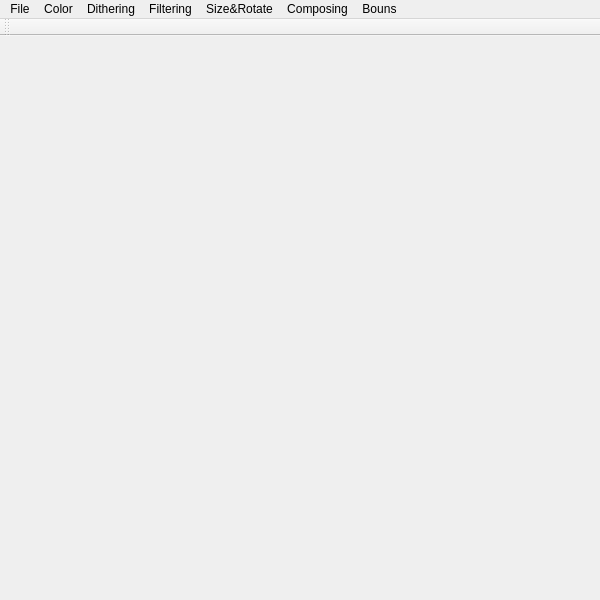
<?xml version="1.0" encoding="UTF-8"?>
<ui version="4.0">
 <class>Qt_Opengl_FrameworkClass</class>
 <widget class="QMainWindow" name="Qt_Opengl_FrameworkClass">
  <property name="geometry">
   <rect>
    <x>0</x>
    <y>0</y>
    <width>600</width>
    <height>600</height>
   </rect>
  </property>
  <property name="windowTitle">
   <string>Qt_Opengl_Framework</string>
  </property>
  <widget class="QWidget" name="centralWidget">
   <widget class="QLabel" name="label">
    <property name="geometry">
     <rect>
      <x>10</x>
      <y>10</y>
      <width>581</width>
      <height>541</height>
     </rect>
    </property>
    <property name="text">
     <string/>
    </property>
   </widget>
  </widget>
  <widget class="QMenuBar" name="menuBar">
   <property name="geometry">
    <rect>
     <x>0</x>
     <y>0</y>
     <width>600</width>
     <height>22</height>
    </rect>
   </property>
   <widget class="QMenu" name="menuFile">
    <property name="title">
     <string>File</string>
    </property>
    <addaction name="actionOpen"/>
    <addaction name="actionSave"/>
    <addaction name="actionExit"/>
    <addaction name="separator"/>
    <addaction name="actionAbout"/>
   </widget>
   <widget class="QMenu" name="menuColor">
    <property name="title">
     <string>Color</string>
    </property>
    <addaction name="actionGray"/>
    <addaction name="actionUniform_Quantization"/>
    <addaction name="actionPopulosity"/>
   </widget>
   <widget class="QMenu" name="menuDithering">
    <property name="title">
     <string>Dithering</string>
    </property>
    <addaction name="actionNaive_Threshold_Dithering"/>
    <addaction name="actionBrightness_Preserving_Threshold_Dithering"/>
    <addaction name="actionRandom"/>
    <addaction name="actionClustered"/>
    <addaction name="actionFloyd_Steinberg"/>
    <addaction name="actionColor_Floyd_Steinberg"/>
   </widget>
   <widget class="QMenu" name="menuFiltering">
    <property name="title">
     <string>Filtering</string>
    </property>
    <addaction name="actionBox"/>
    <addaction name="actionBartlett"/>
    <addaction name="actionGaussian"/>
    <addaction name="actionArbitrary_Size_Gaussian"/>
    <addaction name="actionEdge"/>
    <addaction name="actionEnhance"/>
   </widget>
   <widget class="QMenu" name="menuResize">
    <property name="title">
     <string>Size&amp;&amp;Rotate</string>
    </property>
    <addaction name="actionHalf"/>
    <addaction name="actionDouble"/>
    <addaction name="actionArbitrary_Uniform_Scale"/>
    <addaction name="actionRotate"/>
   </widget>
   <widget class="QMenu" name="menuComposing">
    <property name="title">
     <string>Composing</string>
    </property>
    <addaction name="actionOver"/>
    <addaction name="actionIn"/>
    <addaction name="actionOut"/>
    <addaction name="actionAtop"/>
    <addaction name="actionXor"/>
   </widget>
   <widget class="QMenu" name="menuNPR">
    <property name="title">
     <string>Bouns</string>
    </property>
    <addaction name="actionNPR"/>
   </widget>
   <addaction name="menuFile"/>
   <addaction name="menuColor"/>
   <addaction name="menuDithering"/>
   <addaction name="menuFiltering"/>
   <addaction name="menuResize"/>
   <addaction name="menuComposing"/>
   <addaction name="menuNPR"/>
  </widget>
  <widget class="QToolBar" name="mainToolBar">
   <attribute name="toolBarArea">
    <enum>TopToolBarArea</enum>
   </attribute>
   <attribute name="toolBarBreak">
    <bool>false</bool>
   </attribute>
  </widget>
  <action name="actionExit">
   <property name="text">
    <string>Exit</string>
   </property>
  </action>
  <action name="actionOpen">
   <property name="text">
    <string>Open</string>
   </property>
  </action>
  <action name="actionGray">
   <property name="text">
    <string>Gray</string>
   </property>
  </action>
  <action name="actionUniform_Quantization">
   <property name="text">
    <string>Uniform Quantization</string>
   </property>
  </action>
  <action name="actionPopulosity">
   <property name="text">
    <string>Populosity</string>
   </property>
  </action>
  <action name="actionNaive_Threshold_Dithering">
   <property name="text">
    <string>Naive Threshold Dithering</string>
   </property>
  </action>
  <action name="actionBrightness_Preserving_Threshold_Dithering">
   <property name="text">
    <string>Brightness Preserving Threshold</string>
   </property>
  </action>
  <action name="actionRandom">
   <property name="text">
    <string>Random </string>
   </property>
  </action>
  <action name="actionClustered">
   <property name="text">
    <string>Clustered </string>
   </property>
  </action>
  <action name="actionFloyd_Steinberg">
   <property name="text">
    <string>Floyd-Steinberg </string>
   </property>
  </action>
  <action name="actionColor_Floyd_Steinberg">
   <property name="text">
    <string>Color Floyd-Steinberg </string>
   </property>
  </action>
  <action name="actionBox">
   <property name="text">
    <string>Box</string>
   </property>
  </action>
  <action name="actionBartlett">
   <property name="text">
    <string>Bartlett</string>
   </property>
  </action>
  <action name="actionGaussian">
   <property name="text">
    <string>Gaussian </string>
   </property>
  </action>
  <action name="actionArbitrary_Size_Gaussian">
   <property name="text">
    <string>Arbitrary-Size Gaussian </string>
   </property>
  </action>
  <action name="actionHalf">
   <property name="text">
    <string>Half </string>
   </property>
  </action>
  <action name="actionDouble">
   <property name="text">
    <string>Double </string>
   </property>
  </action>
  <action name="actionArbitrary_Uniform_Scale">
   <property name="text">
    <string>Arbitrary Uniform Scale</string>
   </property>
  </action>
  <action name="actionEdge">
   <property name="text">
    <string>Edge</string>
   </property>
  </action>
  <action name="actionEnhance">
   <property name="text">
    <string>Enhance</string>
   </property>
  </action>
  <action name="actionRotate">
   <property name="text">
    <string>Rotate</string>
   </property>
  </action>
  <action name="actionResample_src">
   <property name="text">
    <string>resample_src</string>
   </property>
  </action>
  <action name="actionOver">
   <property name="text">
    <string>Over</string>
   </property>
  </action>
  <action name="actionIn">
   <property name="text">
    <string>In</string>
   </property>
  </action>
  <action name="actionOut">
   <property name="text">
    <string>Out</string>
   </property>
  </action>
  <action name="actionAtop">
   <property name="text">
    <string>Atop</string>
   </property>
  </action>
  <action name="actionXor">
   <property name="text">
    <string>Xor</string>
   </property>
  </action>
  <action name="actionSave">
   <property name="text">
    <string>Save</string>
   </property>
  </action>
  <action name="actionNPR">
   <property name="text">
    <string>NPR</string>
   </property>
  </action>
  <action name="actionAbout">
   <property name="text">
    <string>About</string>
   </property>
  </action>
 </widget>
 <layoutdefault spacing="6" margin="11"/>
 <resources>
  <include location="qt_opengl_framework.qrc"/>
 </resources>
 <connections/>
</ui>
